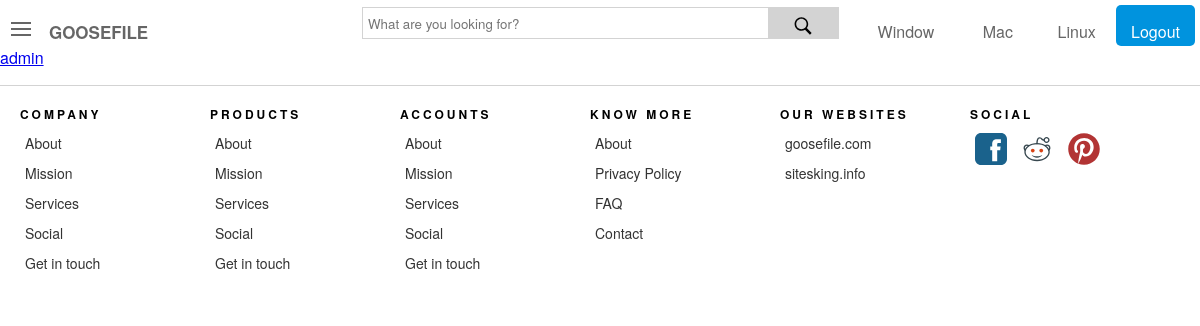
Before: /movie_list/ with the older database file.
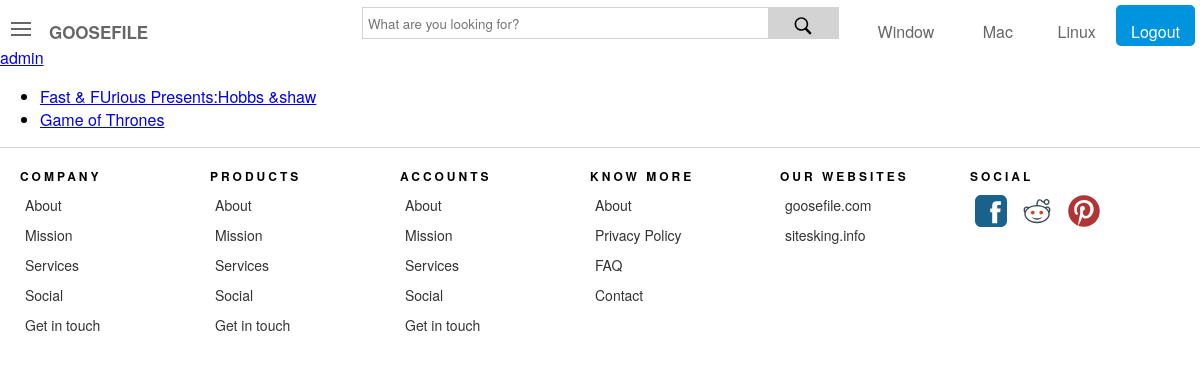
After: the same page with the newer database file.
### movies_list/models.py (models this page shows, shortened)
class Movies_list(models.Model):
	id=models.AutoField(primary_key=True)
	name=models.TextField(blank=False,null=False)
	genre_list_id=models.IntegerField(blank=False,null=False)
	cast_id=models.IntegerField()
	director_id=models.IntegerField()
	writer_id=models.IntegerField()
	country_id=models.IntegerField(default=1)
	story_line=models.TextField()
	season_id=models.IntegerField(blank=True)
	cost=models.IntegerField()
	award_id=models.IntegerField()
	release=models.DateField(auto_now=False, auto_now_add=False)
	created_at=models.DateTimeField(auto_now=True, auto_now_add=False)
	language_id=models.IntegerField(default=25)
	imdb_ratting=models.FloatField()
	trailer_link=models.TextField()
	views=models.IntegerField(default=0)
	likes=models.IntegerField(default=0)
	ratting=models.FloatField(default=0.0)
	imdb_link=models.TextField()
	tags=models.TextField()
	class Meta:
		verbose_name_plural = "movies_list"

### movies_list/views_ext.py (the view)
# urls.py: path('movie_list/',include('movies_list.urls')),
def movies_list(request):
	handler=Handler()
	movie_list=handler.get_all_movie_list(10)
	context={
		'movie_list':movie_list
	}
	return render(request,'movies_list_html/movie_list.html',context)

### movies_list/main_view.py (called while the page is built)
	def get_all_movie_list(self,x):
		try:
			all_movie_list=Movies_list.objects.all()[:x]
		except Movies_list.DoesNotExist:
			all_movie_list=None
		return all_movie_list

### movies_list/Templates/movies_list_html/movie_list.html
{% include "includes/header.html"%}
<a href="../admin/">admin</a>
<ul>
	{% for movie in movie_list %}
		<li><a href="../movie/{{movie.id}}">{{movie.name}}</a></li>
	{%endfor%}
</ul>
{% include "includes/footer.html"%}

Changed rows visible on the page:
added Movies_list: name "Fast & FUrious Presents:Hobbs &shaw"
added Movies_list: name "Game of Thrones"
